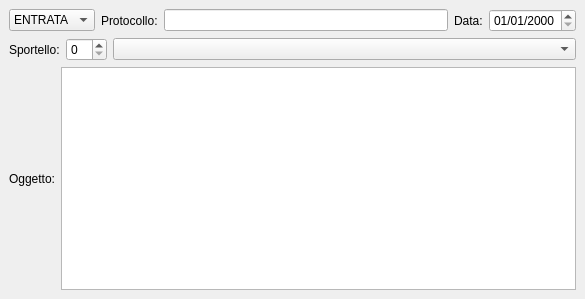
<?xml version="1.0" encoding="UTF-8"?>
<ui version="4.0">
 <class>MainWindow</class>
 <widget class="QMainWindow" name="MainWindow">
  <property name="geometry">
   <rect>
    <x>0</x>
    <y>0</y>
    <width>585</width>
    <height>299</height>
   </rect>
  </property>
  <property name="windowTitle">
   <string>inserimento vecchi protocolli</string>
  </property>
  <property name="column" stdset="0">
   <string>sportello</string>
  </property>
  <widget class="QWidget" name="centralwidget">
   <layout class="QGridLayout" name="gridLayout_3" rowminimumheight="0,0,1">
    <item row="0" column="0">
     <layout class="QGridLayout" name="gridLayout">
      <item row="0" column="0">
       <widget class="QComboBox" name="comboBox">
        <property name="column" stdset="0">
         <string>tipo</string>
        </property>
        <item>
         <property name="text">
          <string>ENTRATA</string>
         </property>
        </item>
        <item>
         <property name="text">
          <string>USCITA</string>
         </property>
        </item>
        <item>
         <property name="text">
          <string>INTERNO</string>
         </property>
        </item>
       </widget>
      </item>
      <item row="0" column="1">
       <widget class="QLabel" name="label">
        <property name="text">
         <string>Protocollo:</string>
        </property>
       </widget>
      </item>
      <item row="0" column="2">
       <widget class="QLineEdit" name="lineEdit">
        <property name="column" stdset="0">
         <string>iddocumento</string>
        </property>
        <property name="search" stdset="0">
         <bool>true</bool>
        </property>
       </widget>
      </item>
      <item row="0" column="3">
       <widget class="QLabel" name="label_3">
        <property name="text">
         <string>Data:</string>
        </property>
       </widget>
      </item>
      <item row="0" column="4">
       <widget class="com.axiastudio.pypapi.ui.widgets.PyPaPiDateEdit" name="dateEdit">
        <property name="displayFormat">
         <string>dd/MM/yyyy</string>
        </property>
        <property name="column" stdset="0">
         <string>dataprotocollo</string>
        </property>
       </widget>
      </item>
     </layout>
    </item>
    <item row="1" column="0">
     <layout class="QGridLayout" name="gridLayout_2" columnstretch="0,0,0">
      <item row="0" column="1">
       <widget class="QSpinBox" name="spinBox">
        <property name="column" stdset="0">
         <string>sportello</string>
        </property>
       </widget>
      </item>
      <item row="0" column="0">
       <widget class="QLabel" name="label_4">
        <property name="text">
         <string>Sportello:</string>
        </property>
       </widget>
      </item>
      <item row="0" column="2">
       <widget class="QComboBox" name="comboBox_2">
        <property name="sizePolicy">
         <sizepolicy hsizetype="Expanding" vsizetype="Fixed">
          <horstretch>0</horstretch>
          <verstretch>0</verstretch>
         </sizepolicy>
        </property>
        <property name="minimumSize">
         <size>
          <width>400</width>
          <height>0</height>
         </size>
        </property>
       </widget>
      </item>
     </layout>
    </item>
    <item row="2" column="0">
     <layout class="QHBoxLayout" name="horizontalLayout_2">
      <item>
       <widget class="QLabel" name="label_2">
        <property name="text">
         <string>Oggetto:</string>
        </property>
       </widget>
      </item>
      <item>
       <widget class="QTextEdit" name="textEdit">
        <property name="column" stdset="0">
         <string>oggetto</string>
        </property>
        <property name="search" stdset="0">
         <bool>true</bool>
        </property>
       </widget>
      </item>
     </layout>
    </item>
   </layout>
  </widget>
 </widget>
 <customwidgets>
  <customwidget>
   <class>com.axiastudio.pypapi.ui.widgets.PyPaPiDateEdit</class>
   <extends>QDateEdit</extends>
   <header>pypapidateedit.h</header>
  </customwidget>
 </customwidgets>
 <tabstops>
  <tabstop>lineEdit</tabstop>
 </tabstops>
 <resources/>
 <connections/>
</ui>
